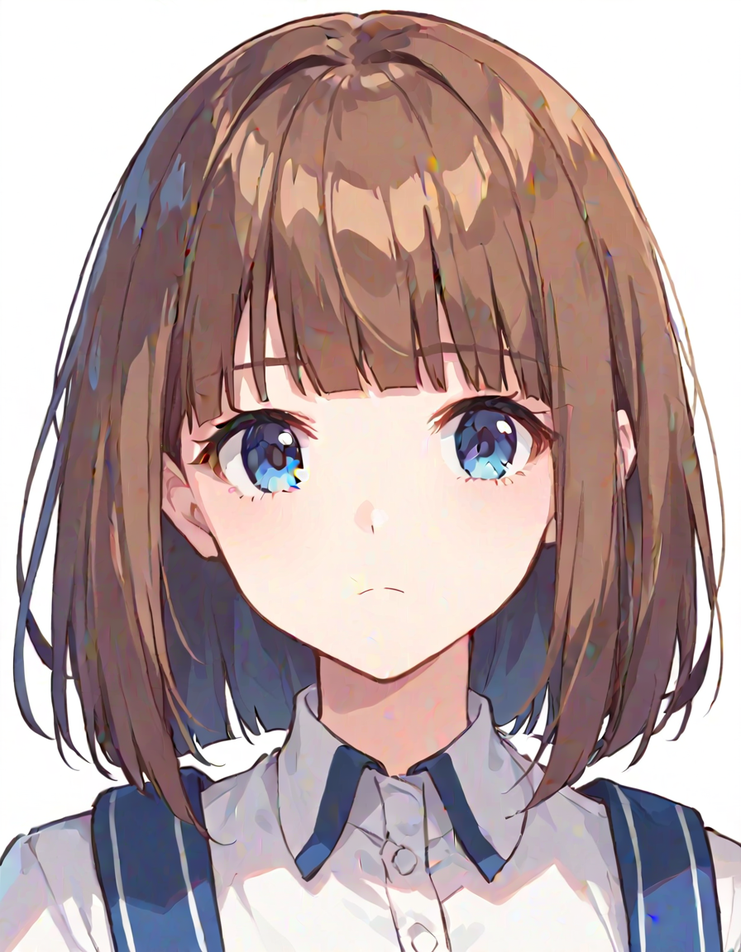
#> input picture input/001.png, 741 x 952 px, shrunk from 896 x 1152 before the run; its folder holds 3 pictures in this run
$ python multi_converter.py
#> lines starting #> are read from the running program, lines starting #| are printed output that depends on the picture
import os
import time  # 実行時間測定のためにインポート
from concurrent.futures import (ProcessPoolExecutor, ThreadPoolExecutor,
                                as_completed)
from typing import Tuple

from PIL import Image

# [41 lines of commented-out code are left out]
"""
0.2596111297607422 seconds.
0.29680538177490234 seconds.
0.2655630111694336 seconds.
"""

# single
"""
0.9104440212249756 seconds.
0.9904038906097412 seconds.
0.8995227813720703 seconds.
"""


def convert_image_to_jpg(file_path_and_output_dir: Tuple[str, str]) -> str:
    """
    Convert a PNG image to JPG format.

    Args:
        file_path_and_output_dir (Tuple[str, str]): A tuple containing the file path of the PNG image and the output directory.

    Returns:
        str: A message indicating the success or failure of the conversion.
    """
#> called with file_path_and_output_dir = ('./input/001.png', './output')
    file_path, output_dir = file_path_and_output_dir

    try:
        if file_path.endswith('.png'):
            img = Image.open(file_path)
#> img is the input picture: PIL image 741x952 RGB; mean R, G, B 180.9, 160.7, 160.7
            basename = os.path.basename(file_path)
            filename, _ = os.path.splitext(basename)
            output_path = os.path.join(output_dir, f"{filename}.jpg")
            img.convert('RGB').save(output_path, "JPEG")
            return f"Converted {file_path} to {output_path}"
    except (IOError, ValueError) as e:
        return f"Error converting {file_path}: {e}"


def main():
    input_dir = "./input"
    output_dir = "./output"

    # Create the output directory if it doesn't exist
    os.makedirs(output_dir, exist_ok=True)

    # Get a list of PNG files in the input directory
    png_files = [os.path.join(input_dir, file) for file in os.listdir(
        input_dir) if file.endswith('.png')]

    start_time = time.time()  # 開始時刻を記録

    with ProcessPoolExecutor() as executor:
        # Submit tasks to the executor and get futures
        futures = [executor.submit(
            convert_image_to_jpg, (file, output_dir)) for file in png_files]
#> call 2 of convert_image_to_jpg, with file_path_and_output_dir = ('./input/002.png', './output')
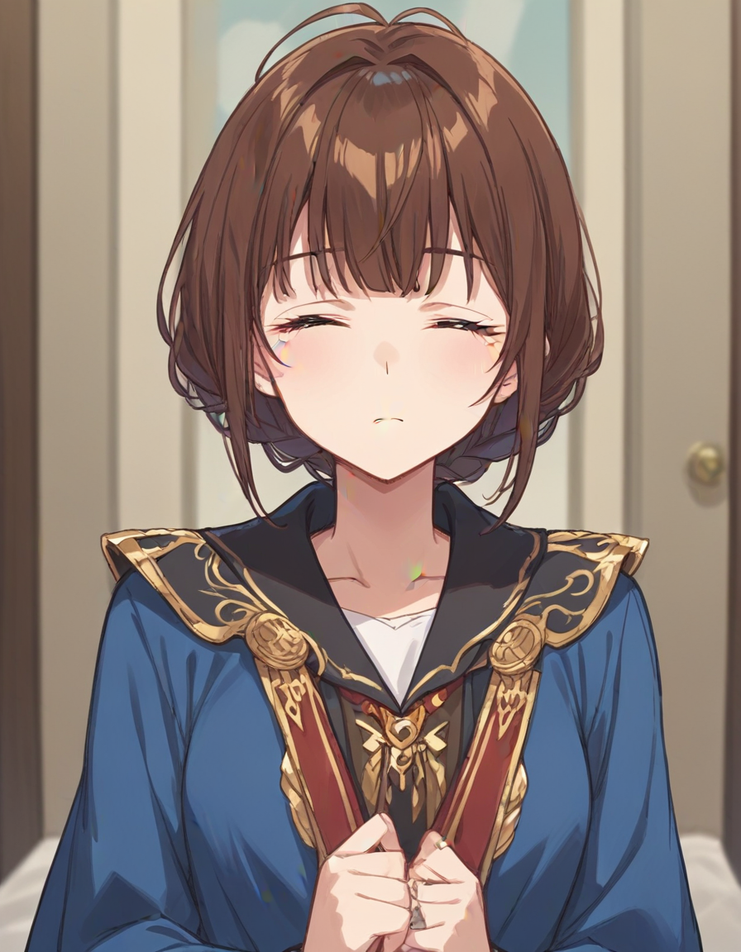
#> input picture input/002.png, 741 x 952 px, shrunk from 896 x 1152 before the run
#> in convert_image_to_jpg, img is the input picture: PIL image 741x952 RGB; mean R, G, B 141.5, 126.1, 120
#> call 3 of convert_image_to_jpg, with file_path_and_output_dir = ('./input/003.png', './output')
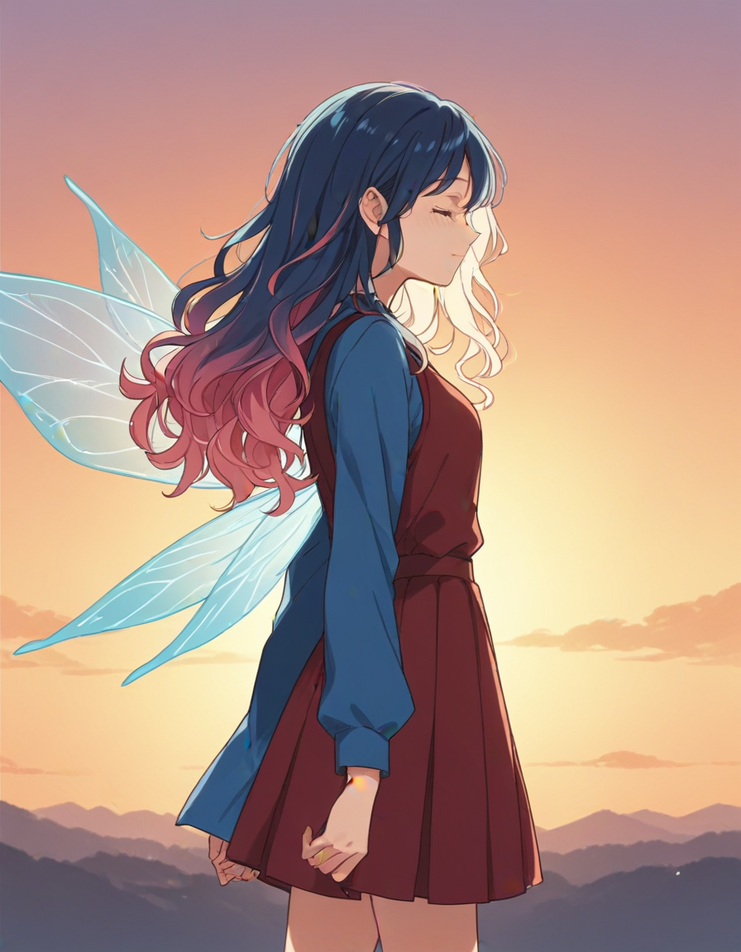
#> input picture input/003.png, 741 x 952 px, shrunk from 896 x 1152 before the run
#> in convert_image_to_jpg, img is the input picture: PIL image 741x952 RGB; mean R, G, B 173.6, 143, 132.5

        # Process completed tasks
        for future in as_completed(futures):
            try:
                result = future.result()
                print(result)
            except Exception as e:
                print(f"Task generated an exception: {e}")

    end_time = time.time()  # 終了時刻を記録

    # 実行時間を表示
    print(f"Processing completed in {end_time - start_time} seconds.")


if __name__ == "__main__":
    main()
